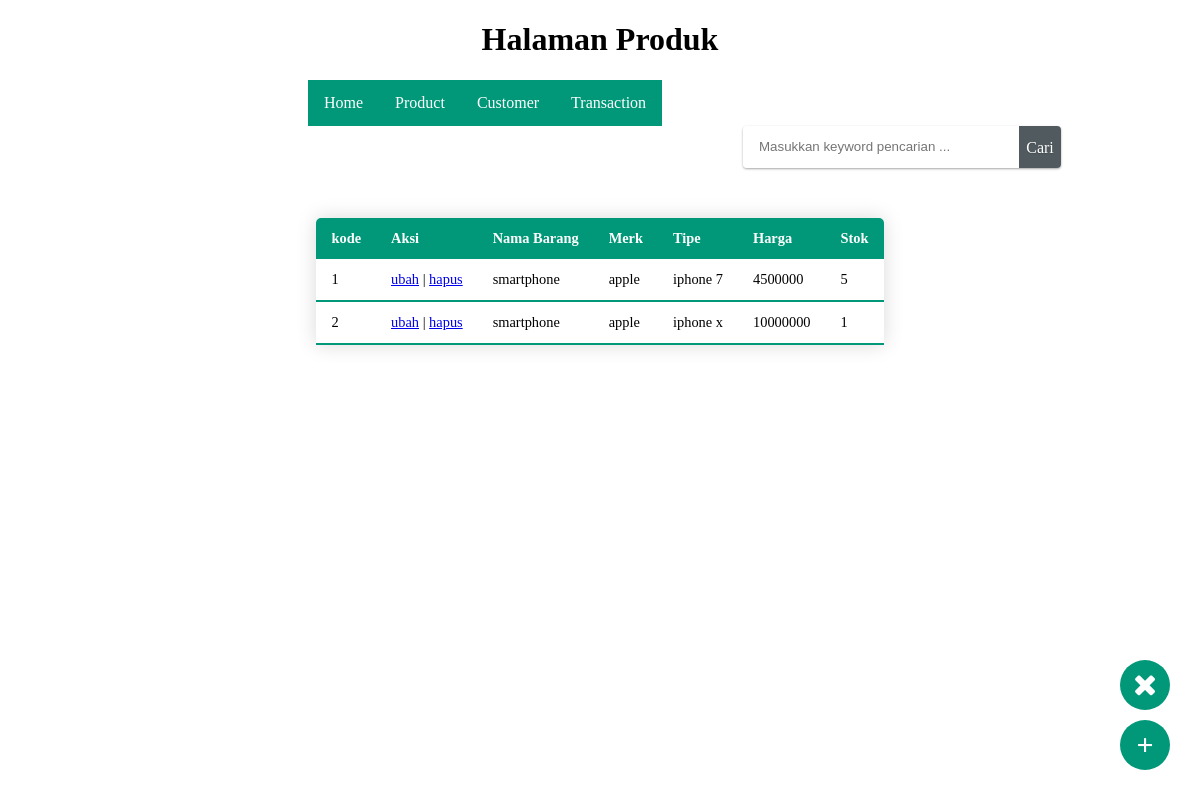
The app's page /produk.php (signed in), older data.
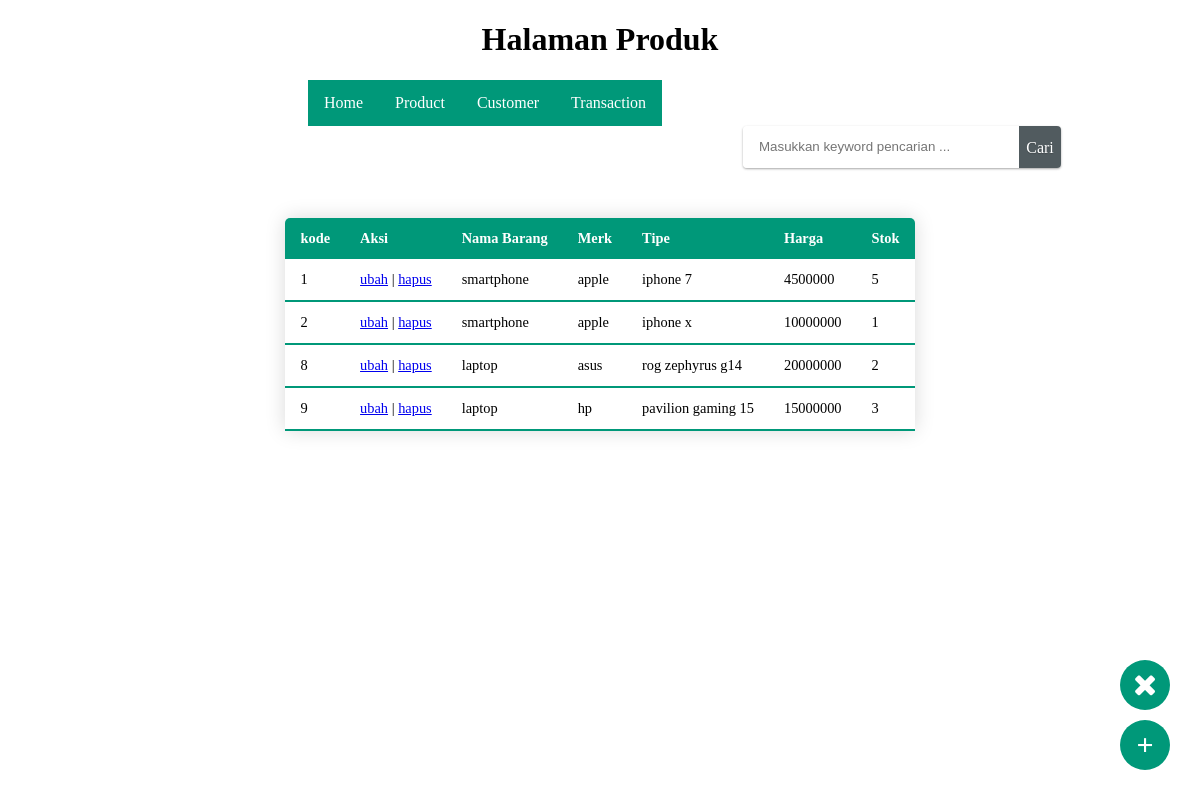
The same page, newer data.
### tables this page shows
CREATE TABLE `barang` (
  `kd_brg` int(11) NOT NULL,
  `nm_barang` varchar(30) NOT NULL,
  `merk` varchar(20) NOT NULL,
  `tipe` varchar(20) NOT NULL,
  `harga` varchar(15) NOT NULL,
  `stok` varchar(10) NOT NULL
);

### functions.php (called while the page is built, shortened)
<?php
$conn = mysqli_connect("localhost", "root", "", "datatoko");
function query($query){
    global $conn;
    $result = mysqli_query($conn, $query);
    $rows = [];
    while ($row = mysqli_fetch_assoc($result)){
        $rows[] = $row;
    }
    return $rows;
}
?>

### produk.php (the view, shortened to what this page needs)
<?php
require 'functions.php';
$produk = query("SELECT * FROM barang");
?>
<!DOCTYPE html>
<html lang="en">
<head>
    <link rel="stylesheet" href="https://cdnjs.cloudflare.com/ajax/libs/font-awesome/4.7.0/css/font-awesome.min.css">
    <link rel="stylesheet" type="text/css" href="css/style.css">
</head>
<body>
    <h1>Halaman Produk</h1>
    <div class="header">
        <div class="navbar">
            <ul>
                <li><a href="index.php" class="link">Home</a></li>
                    <li><a href="produk.php" class="link">Product</a></li>
                    <li><a href="customer.php" class="link">Customer</a></li>
                    <li><a href="transaksi.php" class="link">Transaction</a></li>
            </ul>
        </div>
        <form action="" method="POST">
            <input type="text" id="keyword" class="textbox" name="keyword" size="40" autofocus placeholder="Masukkan keyword pencarian ..." autocomplete="off">
            <button type="submit" class="button" name="cari" id="tombol-cari">Cari</button> <br>
        </form>
    </div>
    <a href="tambah-produk.php" class="tambah">
        +
    </a>
    <a href="logout.php" class="logout">
        <i class="fa fa-close"></i>
    </a>
    <br><br>
    <br>
    <table class="tabelkuh">
        <thead>
            <tr>
                <th>kode</th>
                <th>Aksi</th>
                <th>Nama Barang</th>
                <th>Merk</th>
                <th>Tipe</th>
                <th>Harga</th>
                <th>Stok</th>
            </tr>
        </thead>
        <?php foreach($produk as $row) : ?>
        <tbody>
            <tr>
                <td><?= $row["kd_brg"]; ?></td>
                <td>
                    <a href="ubah-produk.php?kd_brg=<?= $row["kd_brg"]; ?>">ubah</a> |
                    <a href="hapus-produk.php?kd_brg=<?= $row["kd_brg"]; ?>" onclick="return confirm('yakin?');">hapus</a>
                </td>
                <td><?= $row["nm_barang"] ?></td>
                <td><?= $row["merk"] ?></td>
                <td><?= $row["tipe"] ?></td>
                <td><?= $row["harga"] ?></td>
                <td><?= $row["stok"] ?></td>
            </tr>
        </tbody>
        <?php endforeach;?>
    </table>
</body>
</html>

Row changes from the older to the newer data that the page shows:
added barang: kd_brg "8", nm_barang "laptop", merk "asus", tipe "rog zephyrus g14", harga "20000000", stok "2"
added barang: kd_brg "9", nm_barang "laptop", merk "hp", tipe "pavilion gaming 15", harga "15000000", stok "3"
